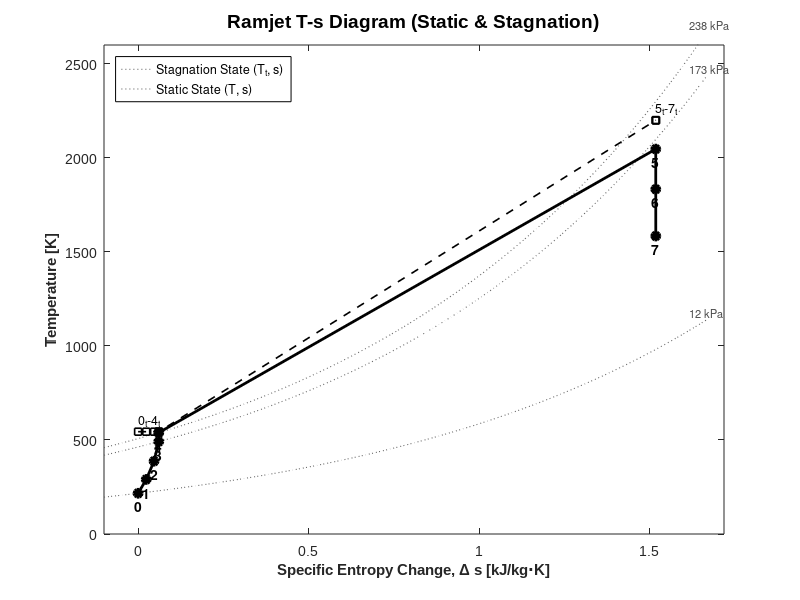

The MATLAB source for this figure:
%% Ramjet T-s Diagram Generator (Static + Stagnation) - Fixed for LaTeX
clear; clc; close all;

%% --- 1. Input Data ---
T_static = [216.5, 290.1, 387.2, 491.5, 538.7, 2046.5, 1833.3, 1584.3];
P_static = [12.11, 31.02, 78.64, 172.68, 238.02, 158.31, 107.73, 64.63] * 1000;
Tt = [544.0, 544.0, 544.0, 544.0, 544.0, 2200.0, 2200.0, 2200.0];
Pt = [304.45, 280.17, 258.53, 246.19, 246.19, 203.92, 203.92, 203.92] * 1000;

Cp = 1004; R = 287;

%% --- 2. Calculate Entropy Changes ---
s_stat = zeros(1, length(T_static));
s_stag = zeros(1, length(Tt));
for i = 2:length(T_static)
    s_stat(i) = s_stat(i-1) + Cp*log(T_static(i)/T_static(i-1)) - R*log(P_static(i)/P_static(i-1));
    s_stag(i) = s_stag(i-1) + Cp*log(Tt(i)/Tt(i-1)) - R*log(Pt(i)/Pt(i-1));
end
s_stat = s_stat / 1000; % kJ/kg*K
s_stag = s_stag / 1000;

%% --- 3. Plotting Setup ---
% FIX: Handle and Position for LaTeX compatibility
f_adv = figure('Units', 'inches', 'Position', [1, 1, 9, 7], 'Color', 'none');
ax = gca;
set(ax, 'Color', 'none', 'FontName', 'Arial');
hold on; grid off; box on;

% --- A. Plot Isobars (Dotted Black) ---
P_iso_list = [P_static(1), P_static(5), P_static(4)]; 
s_range = linspace(min(s_stat)-0.1, max(s_stat)+0.15, 100);
for k = 1:length(P_iso_list)
    T_iso = T_static(1) * exp( ((s_range*1000) + R*log(P_iso_list(k)/P_static(1))) / Cp );
    plot(s_range, T_iso, ':', 'Color', [0.4 0.4 0.4], 'LineWidth', 0.8);
    text(s_range(end)-0.05, T_iso(end)+40, sprintf('%.0f kPa', P_iso_list(k)/1000), ...
        'FontSize', 8, 'Color', [0.3 0.3 0.3], 'BackgroundColor', 'none');
end

% --- B. Plot Stagnation Cycle (Dashed Black Line) ---
plot(s_stag, Tt, 'k--s', 'LineWidth', 1.2, 'MarkerSize', 5, 'MarkerFaceColor', 'none');

% --- C. Plot Static Cycle (Solid Black Line) ---
plot(s_stat, T_static, 'k-o', 'LineWidth', 2, 'MarkerSize', 6, 'MarkerFaceColor', 'k');

%% --- 4. Annotations ---
% Legend (Transparent Background)
legend({'Stagnation State (T_t, s)', 'Static State (T, s)'}, ...
    'Location', 'NorthWest', 'Color', 'none', 'EdgeColor', 'k');

xlabel('Specific Entropy Change, \Delta s [kJ/kg\cdotK]', 'FontWeight', 'bold');
ylabel('Temperature [K]', 'FontWeight', 'bold');
title('Ramjet T-s Diagram (Static & Stagnation)', 'FontSize', 14);

% Station Numbers (Static - Below markers)
for i = 1:length(T_static)
    text(s_stat(i), T_static(i)-70, num2str(i-1), 'FontSize', 10, ...
        'FontWeight', 'bold', 'Color', 'k', 'HorizontalAlignment', 'center', 'BackgroundColor', 'none');
end

% Station Numbers (Stagnation - Above markers)
text(s_stag(1), Tt(1)+60, '0_t-4_t', 'FontSize', 9, 'Color', 'k', 'BackgroundColor', 'none');
text(s_stag(6), Tt(6)+60, '5_t-7_t', 'FontSize', 9, 'Color', 'k', 'BackgroundColor', 'none');

xlim([min(s_stat)-0.1, max(s_stat)+0.2]);
ylim([0, 2600]);

%% --- 5. EXPORT ---
exportgraphics(f_adv, 'Ramjet_Ts_Advanced_Final.pdf', 'ContentType', 'vector', 'BackgroundColor', 'none');
fprintf('Advanced T-s Diagram exported successfully.\n');
